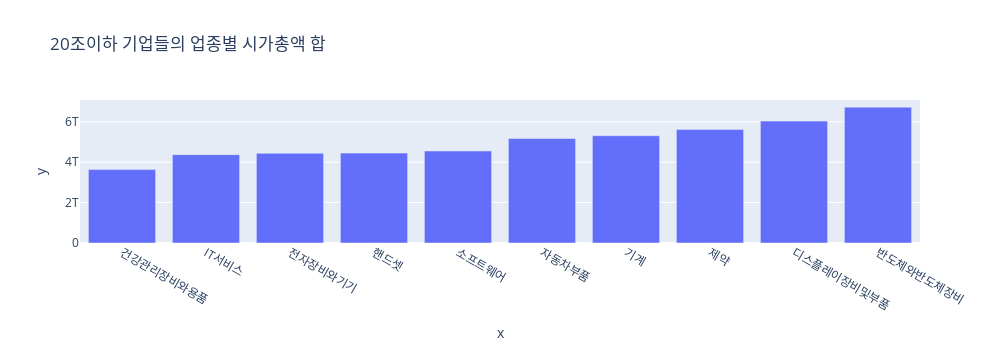
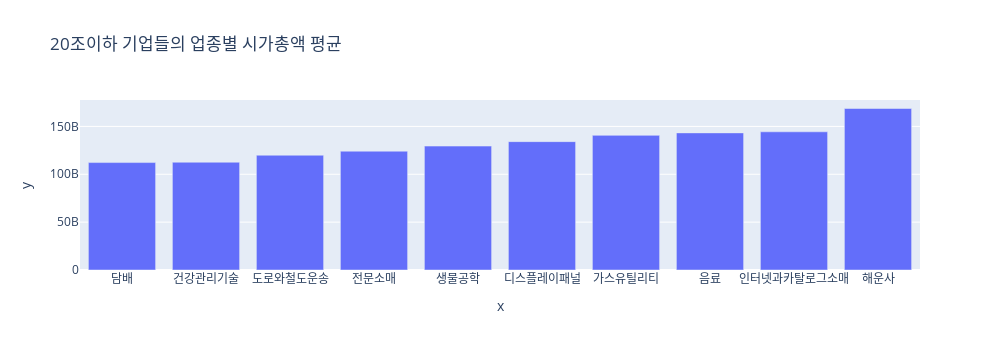

The notebook cell saved with these charts, in order:
### Code cell
#KOSPI or KOSDAQ시가총액 합과 평균
companies = filtered_companies[filtered_companies['시장구분'] == market].sort_values(by=['시가총액'])
companies = companies.loc[companies['시가총액'] < 2.0*10**11] #상위 시가총액을 가진 기업 필터링 KOSPI 10**12, KOSDAQ 10**11

print(companies)
#draw_hist(companies, "시가총액")

groupby_sum = companies.groupby('Sector')['시가총액'].agg(시가총액='sum', MyCount='count').sort_values(by=['시가총액'])
groupby_mean = companies.groupby('Sector').mean().sort_values(by=['시가총액'])

groupby_sum = groupby_sum[-10:]
groupby_mean = groupby_mean[-10:]

draw_bar(groupby_sum.index.to_list(), groupby_sum['시가총액'].to_list(), title='20조이하 기업들의 업종별 시가총액 합')
draw_bar(groupby_mean.index.to_list(), groupby_mean['시가총액'].to_list(), title='20조이하 기업들의 업종별 시가총액 평균')

### Figure 1 — Plotly figure (JSON) as saved in the notebook; plotly's stock layout.template omitted (floating-point values rounded to 4 significant figures)
{"data": [{"alignmentgroup": "True", "hovertemplate": "x=%{x}<br>y=%{y}<extra></extra>", "legendgroup": "", "marker": {"color": "#636efa", "pattern": {"shape": ""}}, "name": "", "offsetgroup": "", "orientation": "v", "showlegend": false, "textposition": "auto", "type": "bar", "x": ["건강관리장비와용품", "IT서비스", "전자장비와기기", "핸드셋", "소프트웨어", "자동차부품", "기계", "제약", "디스플레이장비및부품", "반도체와반도체장비"], "xaxis": "x", "y": [3631654625970, 4372849185929, 4441789509505, 4448952064352, 4553178615728, 5169169580004, 5308999048682, 5613550468355, 6033599658993, 6722752777052], "yaxis": "y"}], "layout": {"barmode": "relative", "height": 350, "legend": {"tracegroupgap": 0}, "title": {"text": "20조이하 기업들의 업종별 시가총액 합"}, "width": 1000, "xaxis": {"anchor": "y", "domain": [0, 1], "title": {"text": "x"}}, "yaxis": {"anchor": "x", "domain": [0, 1], "title": {"text": "y"}}}}

### Figure 2 — Plotly figure (JSON) as saved in the notebook; plotly's stock layout.template omitted (floating-point values rounded to 4 significant figures)
{"data": [{"alignmentgroup": "True", "hovertemplate": "x=%{x}<br>y=%{y}<extra></extra>", "legendgroup": "", "marker": {"color": "#636efa", "pattern": {"shape": ""}}, "name": "", "offsetgroup": "", "orientation": "v", "showlegend": false, "textposition": "auto", "type": "bar", "x": ["담배", "건강관리기술", "도로와철도운송", "전문소매", "생물공학", "디스플레이패널", "가스유틸리티", "음료", "인터넷과카탈로그소매", "해운사"], "xaxis": "x", "y": [112227166665, 112600000000.0, 119900156400, 124100000000.0, 129400000000.0, 134096892720, 140641829930, 143200000000.0, 144400000000.0, 168710838930], "yaxis": "y"}], "layout": {"barmode": "relative", "height": 350, "legend": {"tracegroupgap": 0}, "title": {"text": "20조이하 기업들의 업종별 시가총액 평균"}, "width": 1000, "xaxis": {"anchor": "y", "domain": [0, 1], "title": {"text": "x"}}, "yaxis": {"anchor": "x", "domain": [0, 1], "title": {"text": "y"}}}}
